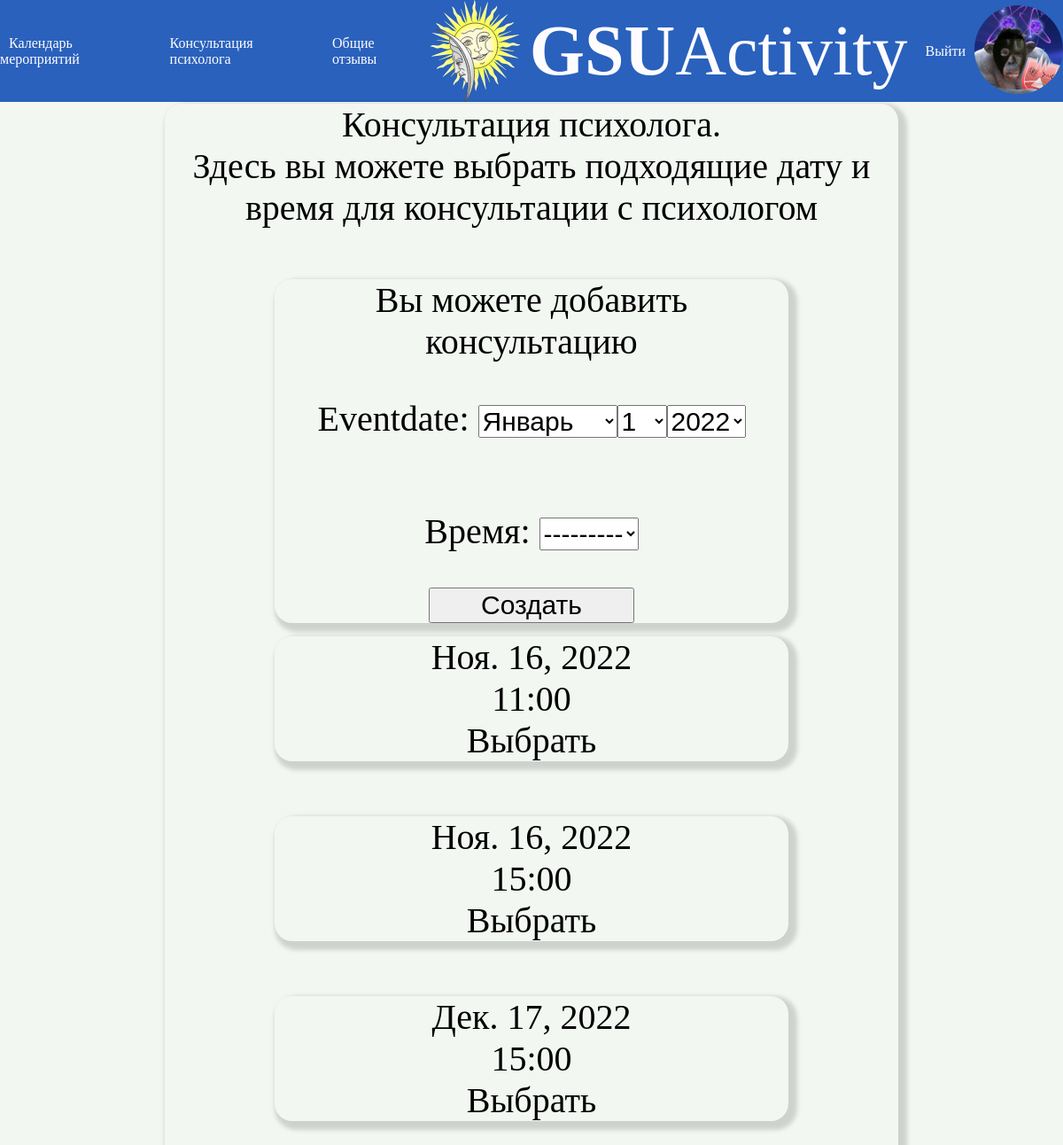
/consult/ (signed in), run on the app's committed database.
### news/models.py (models this page shows)
class AdvUser(AbstractUser):
    fac = (
        ('bio','Биологический факультет'),
        ('geo','Геолого-географический факультет'),
        ('ist','Факультет истории и межкультурных коммуникаций'),
        ('in','Факультет иностранных языков'),
        ('mat','Факультет математитики и ТП'),
        ('psi','Факультет психологии и педагогики'),
        ('fiz','Факультет физики и ИТ'),
        ('ffk','Факультет физической культуры'),
        ('fil','Филологический факультет'),
        ('eko','Экономический факультет'),
        ('yr','Юридичесий факультет'),
        )
    is_activated = models.BooleanField(default=True, db_index=True,verbose_name='Прошел активацию')
    avatar = models.ImageField(null=True, blank=True, upload_to="image/profile/",verbose_name='Аватарка')
    phone_num = models.CharField(unique = True, null = True, blank = False, max_length=13,verbose_name='Номер телефона')
    faculty = models.CharField(null = True, blank =False,choices=fac,max_length=50,verbose_name='Факультет')
    group = models.CharField(null = True, blank = False,max_length=10,verbose_name='Группа')
    class Meta(AbstractUser.Meta):
        pass

class Consult(models.Model):
    date = (
         ('9:00','9:00'),
         ('10:00','10:00'),
         ('11:00','11:00'),
         ('12:00','12:00'),
         ('13:00','13:00'),
         ('14:00','14:00'),
         ('15:00','15:00'),
        )
    eventdate = models.DateField(db_index=True,null=True,blank=False,verbose_name='Дата')
    eventtime = models.CharField(choices=date,blank=False,max_length=10,verbose_name='Время')
    zan = models.BooleanField(default=False, db_index=True,verbose_name='Занятость')
    class Meta:
        verbose_name_plural = 'Консультации'
        verbose_name = 'Консультация'
        ordering = ['eventdate']

### news/views.py (the view)
# urls.py: path('consult/', consult, name='consult'),
def consult(request):
	consults = Consult.objects.filter(zan=False)
	form_class = NewConsult
	form = form_class
	if request.method == 'POST':
		c_form = form_class(request.POST, request.FILES)
		if c_form.is_valid():
			c_form.save()
		else:
			form = c_form
	return render(request, 'news/consult.html', {'consults': consults, 'form': form})

### news/templates/news/consult.html (shortened to what this page needs)
{% extends "layout/basic.html" %}
{% block content %}
<div class="profile">
	Консультация психолога.<br> Здесь вы можете выбрать подходящие дату и время для консультации с психологом<br><br>
	{% if user.id == 8 or user.id == 1 %}
		<div class="post">
	Вы можете добавить консультацию
	<form method="post">
		{{ form.as_p }}
		<button type="submit">Создать</button>
	</form>
</div>
	{% else %}
		Запись на консультацию<br><br>
	{% endif %}
	{% if consults %}
		{% for consult in consults %}
				<div class="post">
					{{ consult.eventdate }}<br>
					{{ consult.get_eventtime_display }}<br>
					{% if user.is_authenticated %}
						<a href="{% url 'news:zap_consult' pk=consult.pk %}" class="post_link">Выбрать</a>
					{% endif %}
				</div><br>
		{% endfor %}
	{% else %}
		Записей нет<br><br>
	{% endif %}
</div>
{% endblock %}

### news/templates/layout/basic.html (shortened to what this page needs)
{% load static %}
<!DOCTYPE html>
<html>
<head>
	<link rel="stylesheet" type="text/css" href="{% static 'news/style.css' %}">
</head>
<body>
	<header>
		<nav class="nav">
			<div class="dropdown">
				<a href="{% url 'news:index' %}"  class="link dropdtn">Календарь мероприятий</a>
			</div>
			<a href="{% url 'news:consult' %}"  class="link">Консультация психолога</a>
			<a href="{% url 'news:otz' %}"  class="link">Общие отзывы</a>
  		</nav>
  		<div class="logo ">
  			<img src="\static\news\logo.svg"><a href="{% url 'news:index' %} " class="logo_link"><strong>GSU</strong>Activity</a>
  		</div>
     	<div class="log">
     		{% if user.is_authenticated %}
     			<a href="{% url 'news:logout' %}" class="link">Выйти</a>
				<a href="{% url 'news:profile' %}">
					{% if user.avatar %}
      					<img class="avatar" src="{{ user.avatar.url }}">
    				{% else %}
      					<img class="avatar" src="\static\news\user.png">
    				{% endif %}
			    </a>
			{% else %}
				<a href="{% url 'news:login' %}" class="link">Войти</a>
				<a href="{% url 'news:register' %}" class="link">Регистрация</a>
			{% endif %}
		</div>
	</header>
	<section>
		{% block content %}
		{% endblock %}
	</section>
</body>
</html>

### news/static/news/style.css (style rules this page uses)
body { background: #F2F7F2; background-attachment: fixed; background-size: cover; }
header { display: flex; justify-content: space-around; background: #2961BC; flex-direction: row; align-items: center; margin: -8px; }
.logo { display: flex; align-items: center; font-size: 80px; }
.nav { display: flex; align-items: center; }
.log { display: flex; align-items: center; }
section { display: flex; flex-direction: column; align-items: center; flex-wrap:wrap; }
.post { margin-top: 10px; font-size: 40px; margin-bottom: 5px; border-radius: 20px; width:70%; box-shadow: 5px 5px 5px 5px rgba(0,0,0,0.15); margin-bottom: 5px; }
form { display: flex; flex-direction: column; align-items: center; }
form select { font-size: 30px; }
.avatar { width: 100px; height: 100px; border-radius: 50%; }
.link { margin: 10px; text-decoration: none; color: #fffcff; }
.logo_link { color: #fffcff; margin: 10px; text-decoration: none; }
.post_link { color: black; text-decoration: none; }
.profile { margin-top: 10px; font-size: 40px; margin-bottom: 5px; border-radius: 20px; width:70%; box-shadow: 5px 5px 5px 5px rgba(0,0,0,0.15); margin-bottom: 5px; padding-bottom: 10px; display: flex; flex-direction: column; align-items: center; text-align: center; flex-wrap:wrap; }
.profile button { width: 40%; font-size: 30px; }
.dropdown { position: relative; }

### data on the page
AdvUser: avatar (picture)
Consult: eventdate "Ноя. 16, 2022", eventtime "11:00"
Consult: eventdate "Ноя. 16, 2022", eventtime "15:00"
Consult: eventdate "Дек. 17, 2022", eventtime "15:00"
